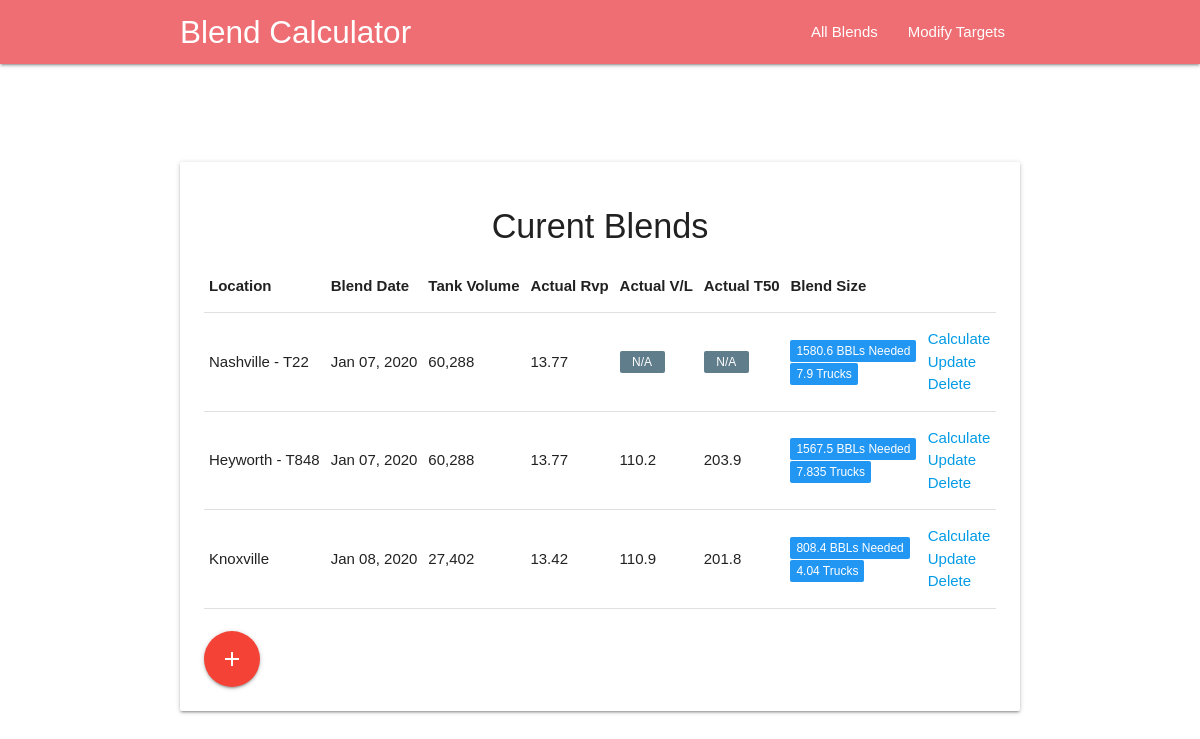
The page / on the database its author committed.
### app.py (models this page shows, shortened)
class Blend(db.Model):
    id = db.Column(db.Integer, primary_key=True)
    location = db.Column(db.String(200), nullable=False)
    tankvolume = db.Column(db.String(200), default=0)
    actualrvp = db.Column(db.String(200), nullable=False)
    actualvl = db.Column(db.String(200), default=0)
    actualt50 = db.Column(db.String(200), default=0)
    finalcalc = db.Column(db.String(200))
    blenddate = db.Column(db.String(200))
    blendlimit = db.Column(db.String(200))

### app.py (the view)
@app.route('/')
def index():
    blends = Blend.query.order_by(Blend.id).all()
    return render_template("index.html", blends=blends)

### templates/index.html (shortened to what this page needs)
{% extends "base.html" %}
{% block body %}
    <div class="container">
        <br>
        <br>
        <br>
        <br>
        <div class="card-panel">
            <h4 style="text-align: center">Curent Blends</h4>
            {% if blends|length < 1 %}
            {% else %}
                <table class="highlight">
                    <thead>
                    <tr>
                        <th>Location</th>
                        <th>Blend Date</th>
                        <th>Tank Volume</th>
                        <th>Actual Rvp</th>
                        <th>Actual V/L</th>
                        <th>Actual T50</th>
                        <th>Blend Size</th>
                    </tr>
                    </thead>
                    {% for bl in blends %}
                        <tbody>
                        <tr>
                            <td> {{ bl.location }} </td>
                            <td>{{ bl.blenddate }}</td>
                            <td> {{ '{0:,}'.format(bl.tankvolume | int) }} </td>
                            <td> {{ bl.actualrvp }} </td>
                            <td>
                                {% if bl.actualvl == '' %}
                                    <span class="new badge blue-grey" data-badge-caption="N/A"></span>
                                {% else %}
                                    {{ bl.actualvl }}
                                {% endif %}
                            </td>
                            <td>
                                {% if bl.actualt50 == '' %}
                                    <span class="new badge blue-grey" data-badge-caption="N/A"></span>
                                {% else %}
                                    {{ bl.actualt50 }}
                                {% endif %}
                            </td>
                            <td>
                                {% if bl.finalcalc is none %}
                                    <span class="new badge red" data-badge-caption="Not Calculated"></span>
                                {% else %}
                                    <span class="new badge blue"
                                          data-badge-caption="BBLs Needed">{{ bl.finalcalc }}</span>
                                    <br>
                                    <span class="new badge blue"
                                          data-badge-caption="Trucks">{{ bl.finalcalc | int / 200 }}</span>
                                {% endif %}
                            </td>
                            <td>
                                <a href="/autocalc/{{ bl.id }}">Calculate</a>
                                <br>
                                <a href="/update/{{ bl.id }}">Update</a>
                                <br>
                                <a href="/delete/{{ bl.id }}">Delete</a>
                            </td>
                        </tr>
                        </tbody>
                    {% endfor %}
                </table>
            {% endif %}
            <br>
            <a href="/newblend/" class="btn-floating btn-large waves-effect waves-light red"><i
                    class="material-icons">add</i></a>
        </div>
    </div>
{% endblock %}

### templates/base.html (shortened to what this page needs)
<!DOCTYPE html>
<html lang="en">
<head>
    <link rel="stylesheet" href="{{ url_for('static', filename='css/main.css') }}">
    <link rel="stylesheet" href="https://cdnjs.cloudflare.com/ajax/libs/materialize/1.0.0/css/materialize.min.css">
    <nav>
        <div class="nav-wrapper">
            <div class="container">
                <a href="/" class="brand-logo">Blend Calculator</a>
                <ul class="hide-on-med-and-down right">
                    <li><a href="/">All Blends</a></li>
                    <li><a href="/update_targets">Modify Targets</a></li>
                </ul>
            </div>
        </div>
    </nav>
</head>
<body>
{% block body %} {% endblock %}
</body>
</html>

### static/CSS/main.css (style rules this page uses)
body, html { margin: 0; font-family: sans-serif; }
table, td, th { border: 1px solid #aaa; }
table { border-collapse: collapse; width: 100%; }
th { height: 30px; }
td { text-align: center; padding: 5px; }

### rows shown on the page
Blend: location "Nashville - T22", blenddate "Jan 07, 2020", tankvolume "60,288", actualrvp "13.77", finalcalc "1580.6", bl.finalcalc|int/200 "7.9"
Blend: location "Heyworth - T848", blenddate "Jan 07, 2020", tankvolume "60,288", actualrvp "13.77", actualvl "110.2", actualt50 "203.9", finalcalc "1567.5", bl.finalcalc|int/200 "7.835"
Blend: location "Knoxville", blenddate "Jan 08, 2020", tankvolume "27,402", actualrvp "13.42", actualvl "110.9", actualt50 "201.8", finalcalc "808.4", bl.finalcalc|int/200 "4.04"
